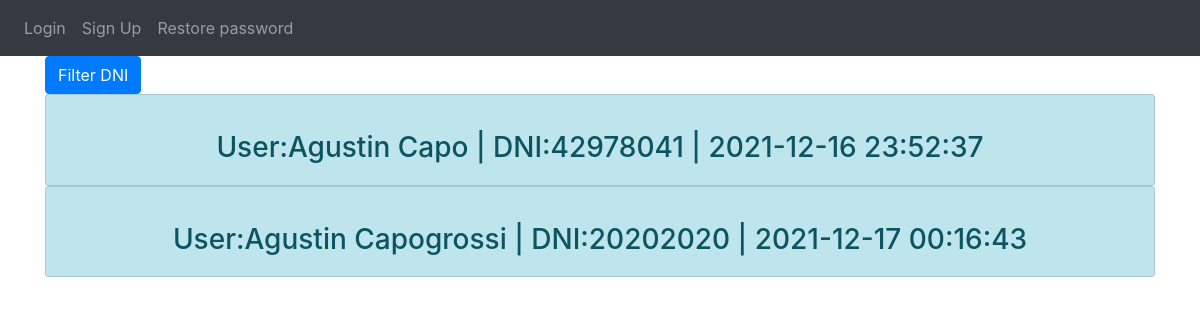
Before: / with the older database file.
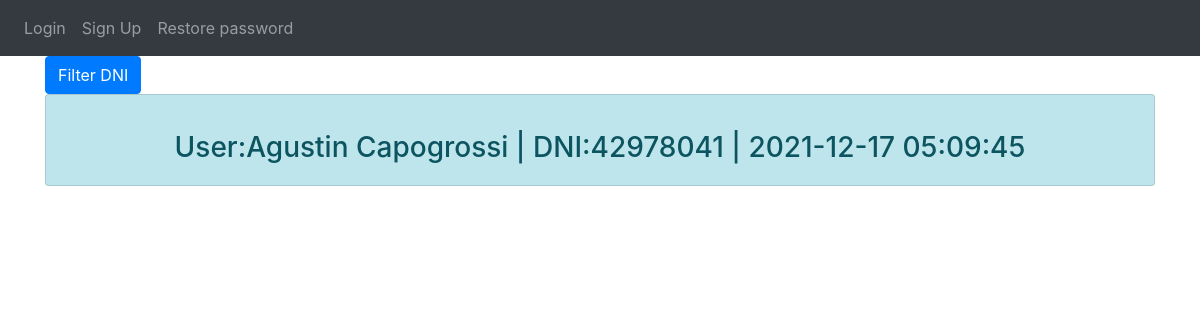
After: the same page with the newer database file.
### website/models.py (models this page shows)
class User(db.Model, UserMixin):
    id = db.Column(db.Integer, primary_key=True)
    email = db.Column(db.String(150),unique=True)
    password = db.Column(db.String(150))
    name = db.Column(db.String(150))
    last_name = db.Column(db.String(150))
    dni = db.Column(db.Integer, unique = True)
    date= db.Column(db.DateTime(timezone=True),default=func.now())

### website/views.py (the view, shortened to what this page needs)
@views.route("/",methods = ["GET", "POST"])
def home():
    if request.method == "GET":
        users = User.query.all()
        full_user = []
        for user in users:
            user_info = [user.name, user.last_name, str(user.dni), str(user.date)]
            full_user.append(user_info)
    return render_template('home.html', user = current_user, list_users = full_user) #Check if the current user is authenticated

### website/templates/home.html
{% extends "base.html" %} {% block title %}Home{% endblock %} {% block content
%}
<form method="POST">
  <button type="submit" class="btn btn-primary">Filter DNI</button>
</form>
{% for user in list_users %}
<ul class="list-group">
  <li class="list-group-item list-group-item-info">
    <br />
    <h3 align="center">
      {{"User:" + user[0] + " " +user[1] + " | " + "DNI:" + user[2] + " | "
      +user[3] }}
    </h3>
  </li>
</ul>
{% endfor %} {% endblock %}

### website/templates/base.html (shortened to what this page needs)
<!DOCTYPE html>
<html>
  <head>
    <link
      rel="stylesheet"
      href="https://stackpath.bootstrapcdn.com/bootstrap/4.4.1/css/bootstrap.min.css"
    />
    <link
      rel="stylesheet"
      href="https://stackpath.bootstrapcdn.com/font-awesome/4.7.0/css/font-awesome.min.css"
    />
  </head>
  <body>
    <nav class="navbar navbar-expand-lg navbar-dark bg-dark">
      <div class="collapse navbar-collapse" id="navbar">
        <div class="navbar-nav">
          {% if user.is_authenticated %}
          <a class="nav-item nav-link" id="home" href="/">Home</a>
          <a class="nav-item nav-link" id="update" href="/update">Update</a>
          <a class="nav-item nav-link" id="delete" href="/delete">Delete</a>
          <a class="nav-item nav-link" id="logout" href="/logout">Logout</a>
          {% else %}
          <a class="nav-item nav-link" id="login" href="/login">Login</a>
          <a class="nav-item nav-link" id="signUp" href="/sign-up">Sign Up</a>
          <a class="nav-item nav-link" id="login" href="/restore">Restore password</a>
          {% endif %}
        </div>
      </div>
    </nav>
    <div class="container">{% block content %} {% endblock %}</div>
  </body>
</html>

Changed rows visible on the page:
removed User: name+last_name "User:Agustin Capogrossi | DNI:20202020 | 2021-12-17 00:16:43"
changed User: name+last_name "User:Agustin Capo | DNI:42978041 | 2021-12-16 23:52:37" → "User:Agustin Capogrossi | DNI:42978041 | 2021-12-17 05:09:45"
